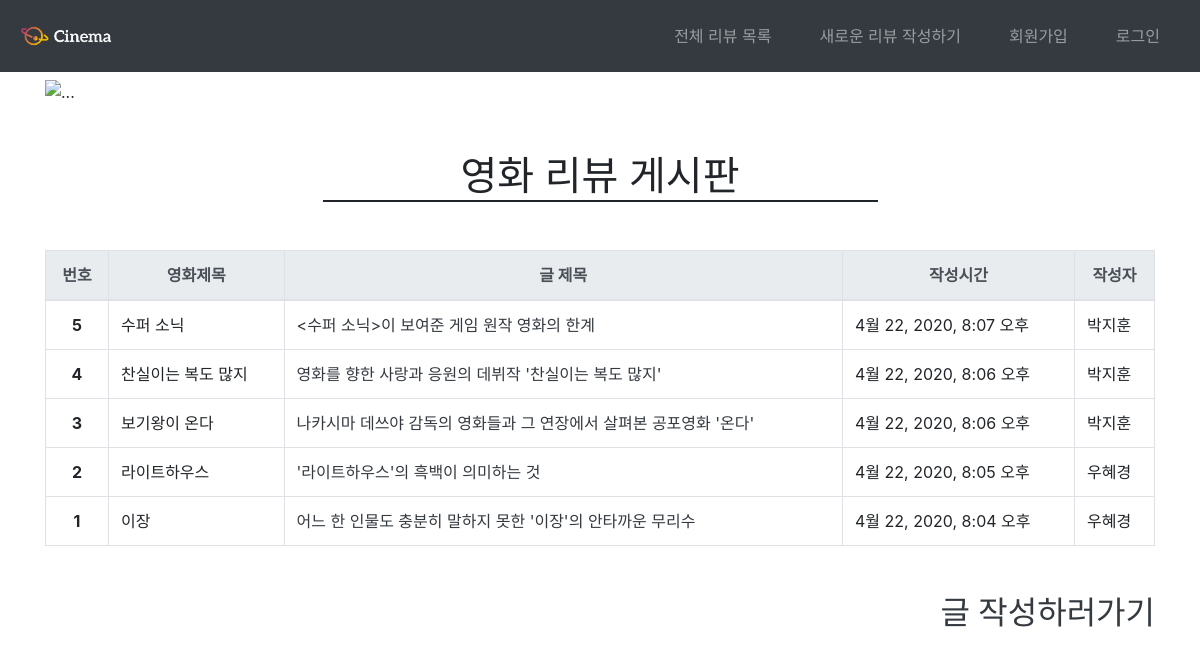
Before: /community/ with the older database file.
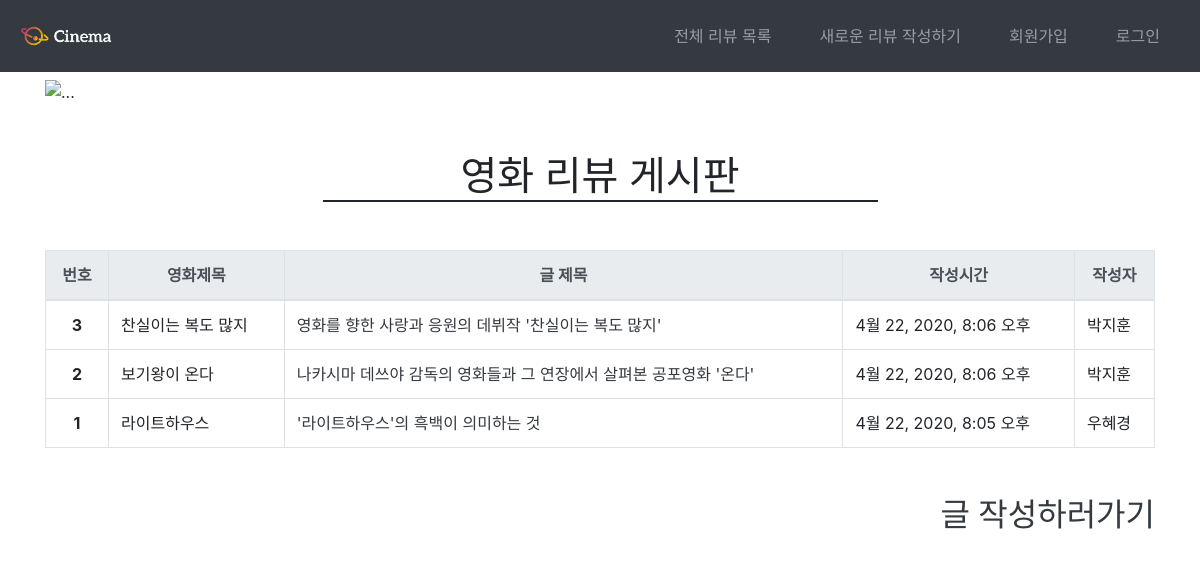
After: the same page with the newer database file.
### community/models.py (models this page shows)
class Review(models.Model):
    title=models.CharField(max_length=100)
    movie_title=models.CharField(max_length=30)
    rank=models.IntegerField(default=0)
    content=models.TextField()
    created_at=models.DateTimeField(auto_now_add=True)
    updated_at=models.DateTimeField(auto_now=True)
    user=models.ForeignKey(settings.AUTH_USER_MODEL,on_delete=models.CASCADE)

### community/views.py (the view)
# urls.py: path('',views.review_list,name='review_list'),
def review_list(request):
    reviews=Review.objects.order_by('-id')
    context={
        'reviews':reviews
    }
    return render(request,'community/review_list.html',context)

### community/templates/community/review_list.html (shortened to what this page needs)
{% extends 'base.html' %}
{% block body %}
<div id="carouselExampleControls" class="carousel slide mt-2" data-ride="carousel">
  <div class="carousel-inner">
    <div class="carousel-item active">
      <img src="https://images.hdqwalls.com/wallpapers/bthumb/1917-movie-2020-9k.jpg" class="d-block w-100" alt="...">
    </div>
  </div>
  <a class="carousel-control-prev" href="#carouselExampleControls" role="button" data-slide="prev">
    <span class="carousel-control-prev-icon" aria-hidden="true"></span>
  </a>
  <a class="carousel-control-next" href="#carouselExampleControls" role="button" data-slide="next">
    <span class="carousel-control-next-icon" aria-hidden="true"></span>
  </a>
</div>
<div class="text-center h1 col-6 offset-3 mt-5 mb-5" style="border-bottom: 2px solid">영화 리뷰 게시판</div>
<table class="table mx-auto table-bordered mt-5">
  <thead class="thead-light">
    <tr>
      <th scope="col" class="text-center">번호</th>
      <th scope="col" class="text-center">영화제목</th>
      <th scope="col" class="text-center">글 제목</th>
      <th scope="col" class="text-center">작성시간</th>
      <th scope="col" class="text-center">작성자</th>
    </tr>
  </thead>
  <tbody>
    {% for review in reviews %}
        <tr>
          <th scope="row" class="text-center">{{ forloop.revcounter }}</th>
          <td>{{ review.movie_title }}</td>
          <td><a href="{% url 'community:review_detail' review.id %}" class="text-dark text-decoration-none ">{{ review.title }}</a></td>
          <td>{{ review.created_at }}</td>
        <td>{{ review.user.username }}</td>
        </tr>
    {% endfor %}
      </tbody>
</table>
<div class="text-right my-5"><a href="{% url 'community:review_create' %}" class="h2 text-decoration-none text-dark">글 작성하러가기</a></div>
{% endblock %}

### templates/base.html (shortened to what this page needs)
{% load static %}
<!DOCTYPE html>
<html lang="ko">
<head>
    <link rel="stylesheet" href="{% static 'bootstrap/bootstrap.css' %}">
</head>
<body>
    <nav class="navbar navbar-expand-md navbar-dark sticky-top bg-dark">
      <a class="navbar-brand" href="{% url 'community:review_list' %}">
        <img class="img-fluid"src="{% static "images/logo.png" %}" width="100"height="80">
      </a>
      <div class="collapse navbar-collapse justify-content-end" id="navbarsExample04" style>
        <ul class="navbar-nav list-unstyled mb-0 ">
        <li class="nav-item mx-3 my-2 "><a href="{% url 'community:review_list' %}" class="nav-link">전체 리뷰 목록</a></li>
        <li class="nav-item mx-3 my-2 "><a href="{% url 'community:review_create' %}" class="nav-link">새로운 리뷰 작성하기</a></li>
       {% if request.user.is_authenticated %}
            <li class="nav-item mx-3 my-2 h5 text-center py-2 text-primary "> {{ request.user.username }}님 안녕하세요 </li>
            <li class="nav-item mx-3 my-2 "><a href="{% url 'accounts:logout' %}" class="nav-link" >로그아웃</a></li>
        {% else %}
            <li class="nav-item mx-3 my-2 "><a href="{% url 'accounts:signup' %}"  class="nav-link">회원가입</a></li>
            <li class="nav-item mx-3 my-2 "><a href="{% url 'accounts:login' %}"  class="nav-link">로그인</a></li>
        {% endif %}
        </ul>
      </div>
  </nav>
    <div class="container">
    {% block body %}
    {% endblock %}
    </div>
</body>
</html>

Changed rows visible on the page:
removed Review: movie_title "수퍼 소닉", title "<수퍼 소닉>이 보여준 게임 원작 영화의 한계", created_at "4월 22, 2020, 8:07 오후", user.username "박지훈"
removed Review: movie_title "이장", title "어느 한 인물도 충분히 말하지 못한 '이장'의 안타까운 무리수", created_at "4월 22, 2020, 8:04 오후", user.username "우혜경"
